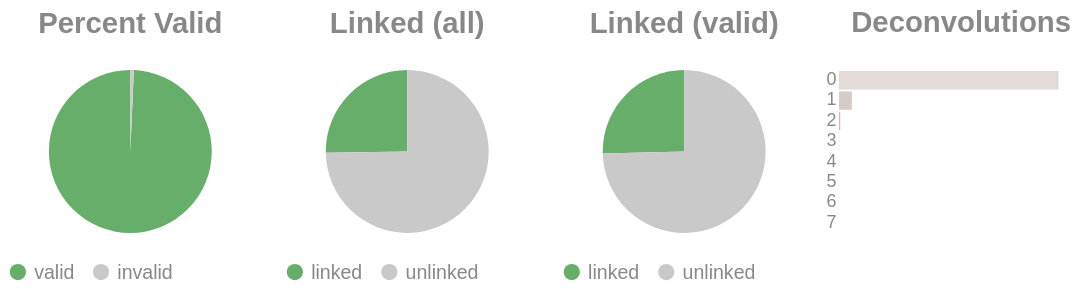

Here is the notebook cell this chart was saved with:
### Code cell
if SKIPLR:
    pass
else:
    clash = Counter()
    for i in valids['molecule'].to_list():
        _mol = i.split("-")
        if len(_mol) == 1:
            clash.update('0')
        else:
            clash.update(_mol[-1])

    _d = {"deconvolutions": [], 'count': []}
    for k,v in clash.items():
        _d['deconvolutions'].append(k)
        _d['count'].append(v)

    tot_valid = valids['reads'].sum()
    mask = valids['reads'] >= 2
    n_linked_reads = valids.filter(mask)['reads'].sum()
    if n_linked_reads == 0:
        print_html("No linked molecules (>=2 reads) were detected; skipping linked-only distributions.")
        SKIPLR = True
    else:
        perc_valid = round(tot_valid / n_reads, 4)
        linked_perc_abs = round(n_linked_reads / n_reads, 4)
        linked_perc = round(n_linked_reads / tot_valid, 4)

    _valid = pl.DataFrame({"valids": ['valid', 'invalid'], "count": [tot_valid, n_reads - tot_valid]})
    _linked_abs = pl.DataFrame({"linked (absolute)": ['linked', 'unlinked'], "count": [n_linked_reads, n_reads - n_linked_reads]})
    _linked_rel = pl.DataFrame({"linked (valids)": ['linked', 'unlinked'], "count": [n_linked_reads, tot_valid - n_linked_reads]})

    (
        alt.hconcat(
            piechart(_valid, goodval = 'valid', title = "Percent Valid"),
            piechart(_linked_abs, goodval = "linked", title =  "Linked (all)"),
            piechart(_linked_rel, goodval = "linked", title =  "Linked (valid)"),
            convolutionbar(pl.DataFrame(_d), title = "Deconvolutions"),
            center = True,
            bounds = 'flush'
        )
        .resolve_scale(color='independent')
        .resolve_legend('independent')
        .properties(usermeta={'embedOptions': {"actions": False}})
    ).display()

### Figure 1 — Vega-Lite specification as saved in the notebook (floating-point values rounded to 4 significant figures)
{"width": "container", "height": 400, "config": {"title": {"anchor": "start", "dy": -15, "fontSize": 18, "color": "#888888", "subtitleColor": "#888888", "subtitleFontSize": 14}, "arc": {"fill": "#0072B2"}, "axis": {"domainColor": "#888888", "domainWidth": 0.5, "gridWidth": 0.2, "grid": false, "titleFontWeight": 400, "titleFontSize": 15, "labelFontSize": 11, "labelColor": "#888888", "tickColor": "#888888", "tickWidth": 0.2, "titleColor": "#888888"}, "axisBand": {"grid": false}, "axisX": {"grid": true, "tickSize": 10, "domainCap": "round"}, "axisY": {"domain": false, "grid": true, "tickSize": 0, "domainCap": "round"}, "background": "transparent", "header": {"labelFontSize": 15, "labelColor": "#888888", "titleFontSize": 15, "titleFontWeight": 600, "titleColor": "#888888"}, "legend": {"labelFont": "sans-serif", "labelFontSize": 12, "labelColor": "#888888", "symbolSize": 100, "symbolType": "circle", "titleFontSize": 12, "titlePadding": 10, "titleColor": "#888888", "title": null}, "range": {"category": ["#E69F00", "#56B4E9", "#009E73", "#F0E442", "#0072B2", "#D55E00", "#CC79A7", "#000000"], "diverging": ["#cfe8f3", "#a2d4ec", "#73bfe2", "#46abdb", "#1696d2", "#12719e"]}, "area": {"fill": "#0072B2", "fillOpacity": 0.7, "line": true, "strokeOpacity": 0.7}, "line": {"color": "#0072B2", "stroke": "#0072B2", "strokeWidth": 2}, "trail": {"color": "#0072B2", "stroke": "#0072B2", "strokeWidth": 0, "size": 1}, "point": {"filled": true, "fillOpacity": 1.0, "size": 95}, "text": {"color": "#888888", "fontSize": 11, "align": "right", "fontWeight": 400, "size": 11}, "bar": {"fill": "#0072B2", "stroke": null}, "view": {"stroke": null, "continuousWidth": 660, "continuousHeight": 400}}, "hconcat": [{"data": {"name": "data-79ddf161b0f40b2e2a6bb6f24c0971f9"}, "mark": {"type": "arc"}, "encoding": {"color": {"field": "valids", "legend": {"orient": "bottom", "title": null}, "scale": {"domain": ["valid", "invalid"], "range": ["#68ae6b", "#C9C9C9"]}, "title": "Valids", "type": "nominal"}, "theta": {"field": "count", "type": "quantitative"}, "tooltip": [{"field": "valids", "title": "Valids", "type": "ordinal"}, {"field": "percent", "format": ".2%", "title": "Percent", "type": "quantitative"}, {"field": "count", "title": "Count", "type": "quantitative"}]}, "height": 100, "title": {"text": "Percent Valid", "align": "center", "anchor": "middle"}, "transform": [{"calculate": "datum.count / 10149468", "as": "percent"}], "width": 150}, {"data": {"name": "data-d423ae0aaccfd1ed8c26e05b4123eef8"}, "mark": {"type": "arc"}, "encoding": {"color": {"field": "linked (absolute)", "legend": {"orient": "bottom", "title": null}, "scale": {"domain": ["linked", "unlinked"], "range": ["#68ae6b", "#C9C9C9"]}, "title": "Linked (Absolute)", "type": "nominal"}, "theta": {"field": "count", "type": "quantitative"}, "tooltip": [{"field": "linked (absolute)", "title": "Linked (Absolute)", "type": "ordinal"}, {"field": "percent", "format": ".2%", "title": "Percent", "type": "quantitative"}, {"field": "count", "title": "Count", "type": "quantitative"}]}, "height": 100, "title": {"text": "Linked (all)", "align": "center", "anchor": "middle"}, "transform": [{"calculate": "datum.count / 10149468", "as": "percent"}], "width": 150}, {"data": {"name": "data-4321389a9f1e8ad972cbc9c5e3063bca"}, "mark": {"type": "arc"}, "encoding": {"color": {"field": "linked (valids)", "legend": {"orient": "bottom", "title": null}, "scale": {"domain": ["linked", "unlinked"], "range": ["#68ae6b", "#C9C9C9"]}, "title": "Linked (Valids)", "type": "nominal"}, "theta": {"field": "count", "type": "quantitative"}, "tooltip": [{"field": "linked (valids)", "title": "Linked (Valids)", "type": "ordinal"}, {"field": "percent", "format": ".2%", "title": "Percent", "type": "quantitative"}, {"field": "count", "title": "Count", "type": "quantitative"}]}, "height": 100, "title": {"text": "Linked (valid)", "align": "center", "anchor": "middle"}, "transform": [{"calculate": "datum.count / 10078972", "as": "percent"}], "width": 150}, {"data": {"name": "data-d1b59d5fd73d587edc03b2a8e2765e29"}, "mark": {"type": "bar"}, "encoding": {"color": {"field": "deconvolutions", "legend": null, "scale": {"scheme": "lightgreyred"}, "type": "nominal"}, "tooltip": [{"field": "deconvolutions", "title": "Deconvolutions", "type": "ordinal"}, {"field": "percent", "format": ".2%", "title": "Percent", "type": "quantitative"}, {"field": "count", "title": "Count", "type": "quantitative"}], "x": {"axis": null, "field": "count", "type": "quantitative"}, "y": {"field": "deconvolutions", "sort": "ascending", "title": null, "type": "nominal"}}, "height": 100, "title": {"text": "Deconvolutions", "align": "center", "anchor": "middle"}, "transform": [{"calculate": "datum.count / 8621087", "as": "percent"}], "width": 150}], "bounds": "flush", "center": true, "resolve": {"legend": {"angle": "independent"}, "scale": {"color": "independent"}}, "usermeta": {"embedOptions": {"actions": false}}, "$schema": "https://vega.github.io/schema/vega-lite/v6.1.0.json", "datasets": {"data-79ddf161b0f40b2e2a6bb6f24c0971f9": [{"valids": "valid", "count": 10078972}, {"valids": "invalid", "count": 70496}], "data-d423ae0aaccfd1ed8c26e05b4123eef8": [{"linked (absolute)": "linked", "count": 2560020}, {"linked (absolute)": "unlinked", "count": 7589448}], "data-4321389a9f1e8ad972cbc9c5e3063bca": [{"linked (valids)": "linked", "count": 2560020}, {"linked (valids)": "unlinked", "count": 7518952}], "data-d1b59d5fd73d587edc03b2a8e2765e29": [{"deconvolutions": "0", "count": 8089908}, {"deconvolutions": "1", "count": 476278}, {"deconvolutions": "2", "count": 47854}, {"deconvolutions": "3", "count": 5989}, {"deconvolutions": "4", "count": 890}, {"deconvolutions": "5", "count": 142}, {"deconvolutions": "6", "count": 25}, {"deconvolutions": "7", "count": 1}]}}
